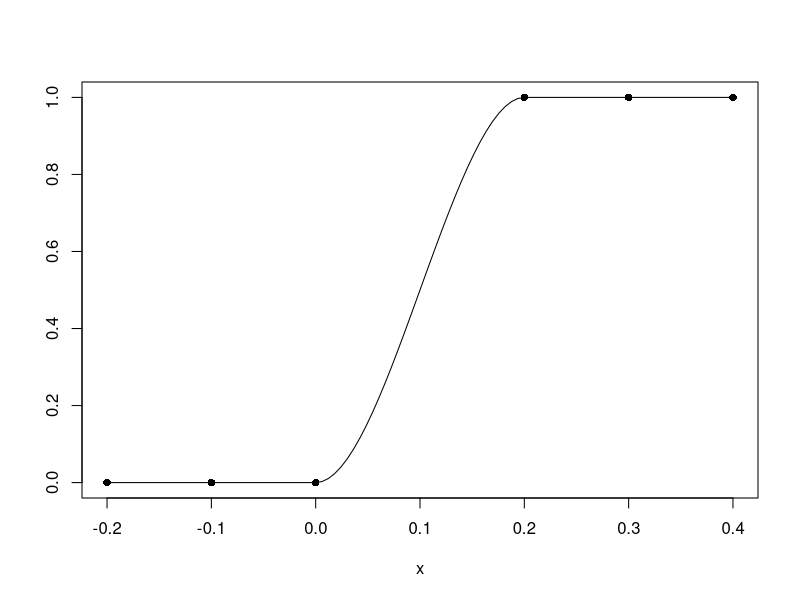
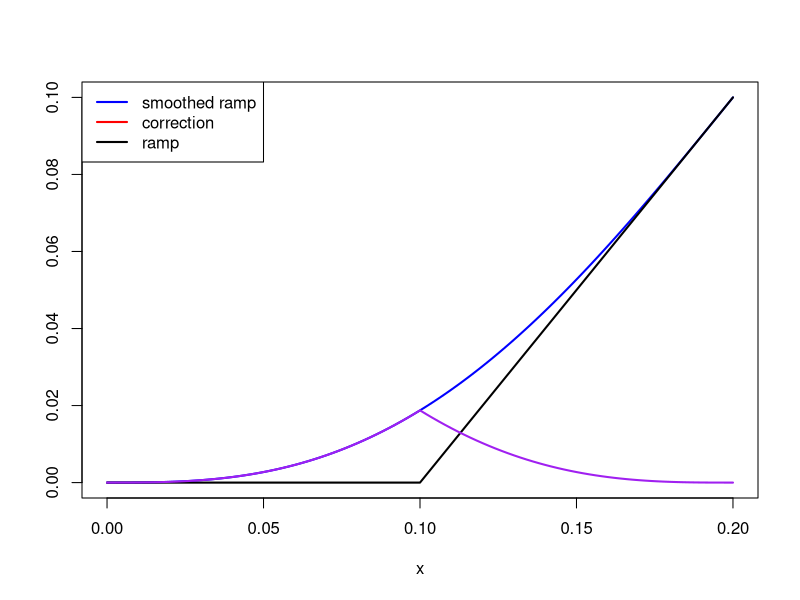
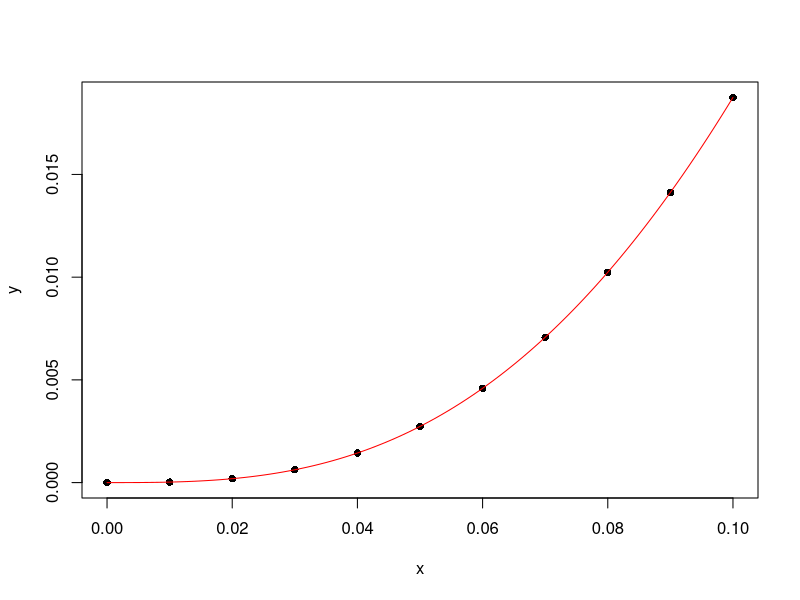
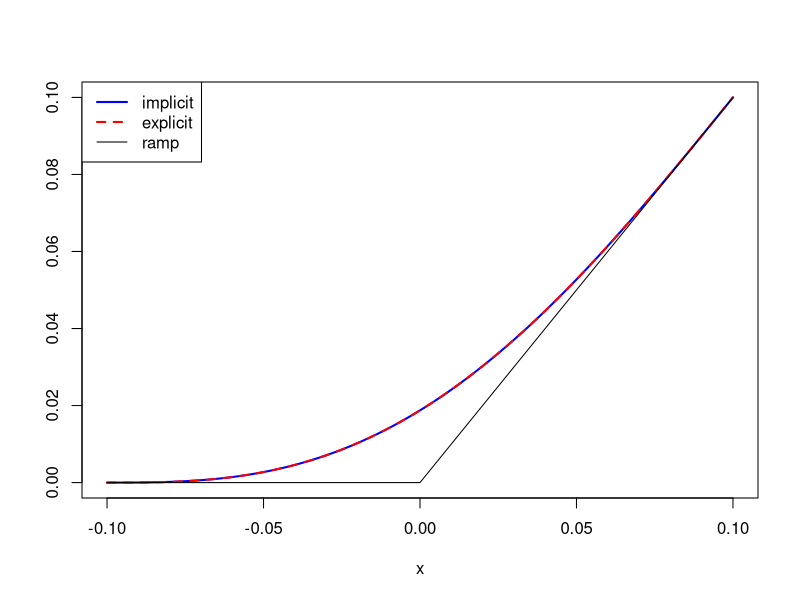

Write the R code that produced these figures, in order.
## ---- chunk 1
x <- seq(-0.4, 0.6, by = 0.1)[-6]
y <- c(rep(0, 5), rep(1, 5))
smoothed_step <- splinefun(x, y, method = "hyman")
curve(smoothed_step(x), from = -0.2, to = 0.4, ylab = "", n = 100)
points(x, y, pch = 16)
## ---- chunk 2
smoothed_ramp <- Vectorize(function(x) {
  integrate(smoothed_step, lower = -0.2, upper = x, abs.tol = 1e-12)$value
}, "x")
curve(smoothed_ramp(x), from = 0, to = 0.2, col = "blue", ylab = "", lwd = 2)
curve(pmax(x - 0.1, 0), add = TRUE, col = "black" ,lwd = 2)
curve(smoothed_ramp(x) - pmax(x - 0.1, 0), add = TRUE, col = "purple", lwd = 2)
legend("topleft", legend = c("smoothed ramp", "correction", "ramp"), col = c("blue", "red", "black"), lwd = 2)
## ---- chunk 3
x <- seq(0, 0.1, by = 0.01)
y <- smoothed_ramp(x)
plot(x, y, type = "p", pch = 16)
curve(smoothed_ramp(x), add = TRUE, col = "red")
coeffs <- coefficients(lm(y ~ I(x) + I(x^2) + I(x^3) + I(x^4), data = data.frame(x = x, y = y)))
round(coeffs,2)
## ---- chunk 4
explicit_smoothed_ramp <- function(x) {
  nice_curve <- function(x) 25*(x^3) - 62.5*(x^4)
  ifelse(
    x < -0.1, 0, 
  ifelse(
    x > 0.1, x,
  ifelse(x < 0, nice_curve(0.1 + x), 
    x + nice_curve(0.1 - x)
  )))
}

curve(smoothed_ramp(x + 0.1), from = -0.1, to = 0.1, col = "blue", ylab = "", lwd = 2)
curve(explicit_smoothed_ramp(x), add = TRUE, col = "red", lwd = 2, lty = 2)
curve(pmax(0,x), add = TRUE)
legend("topleft", legend = c("implicit", "explicit", "ramp"), col = c("blue", "red", "black"), lwd = c(2,2,1), lty = c(1,2,1))
